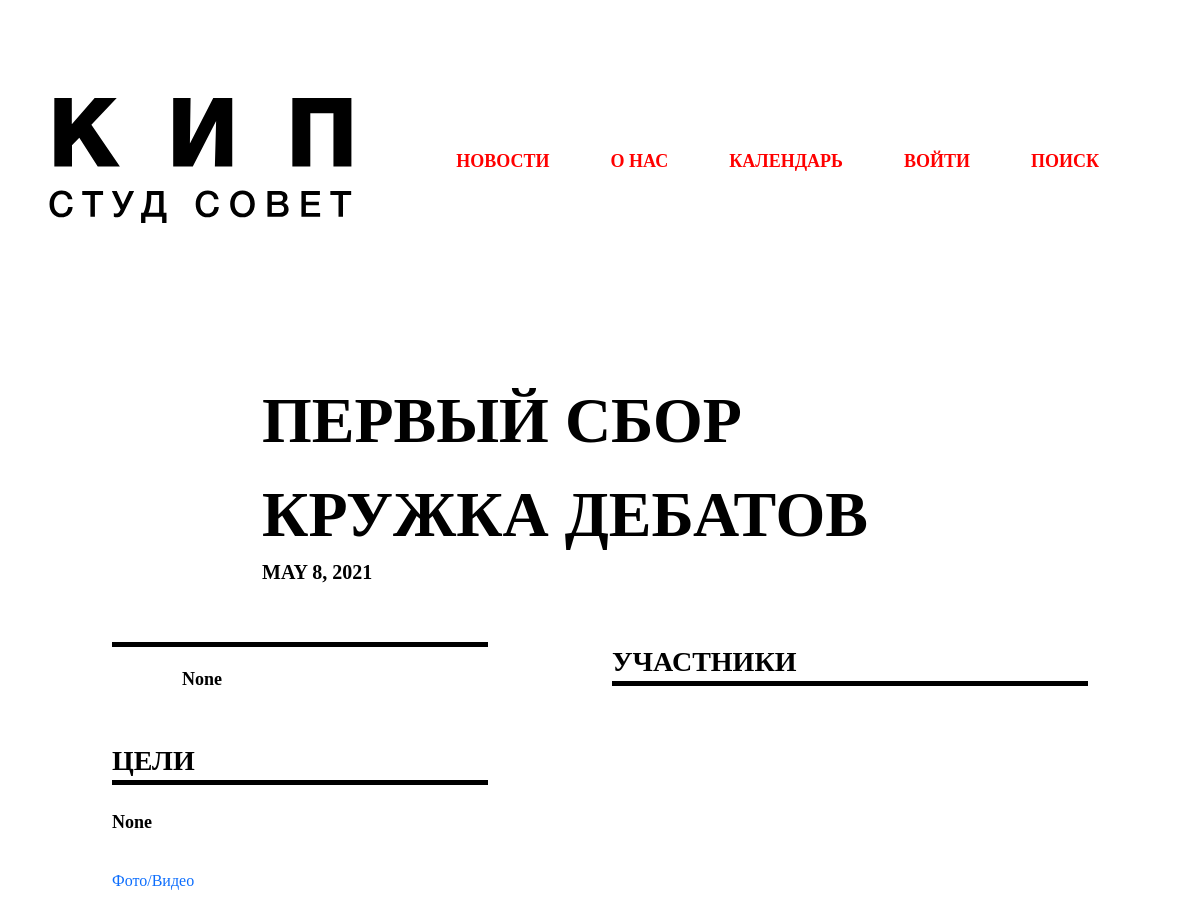
/news_about/7/ (upper part), run on an earlier commit of the app's database.
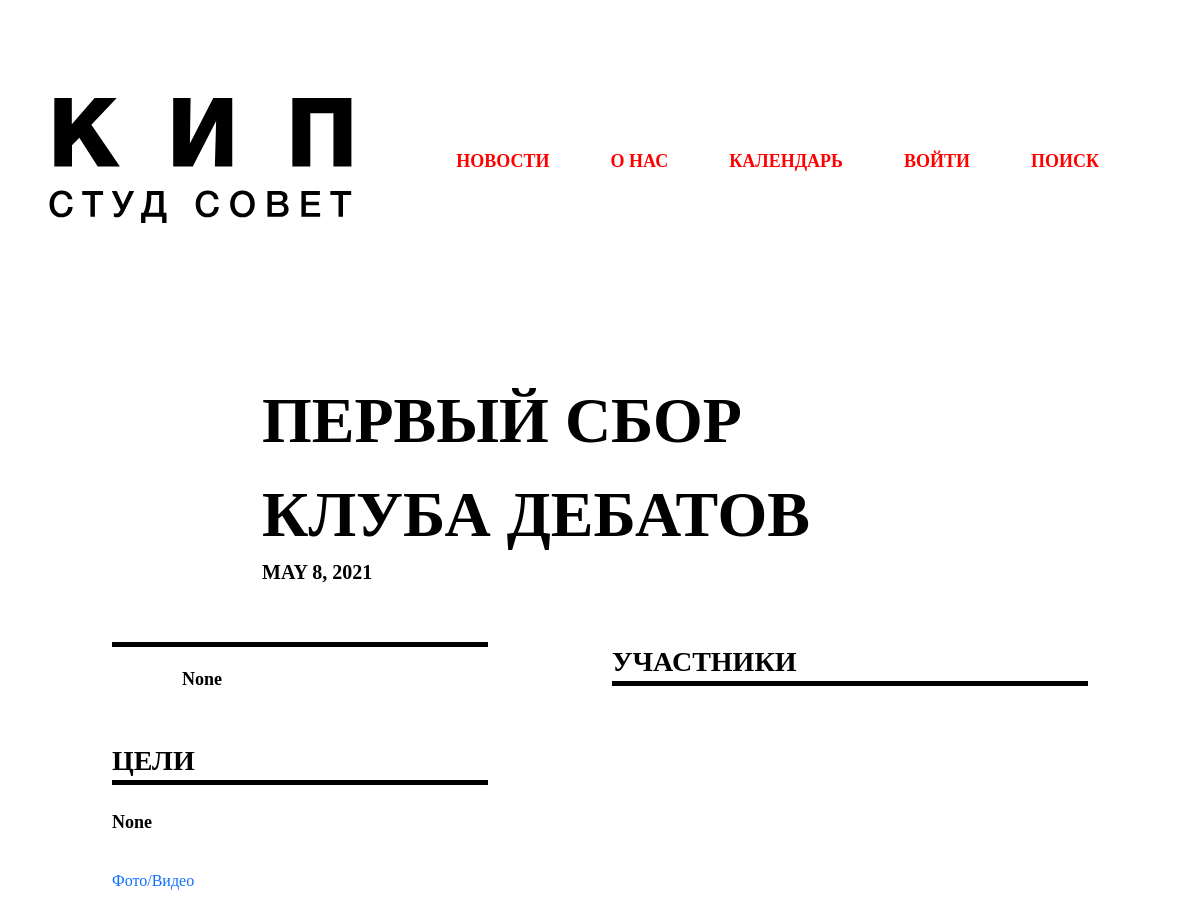
And on a later commit of the database.
### accounts/models.py (models this page shows, shortened)
class Event(models.Model):
    tags        = models.ForeignKey(Tag, null=True, on_delete=models.SET_NULL)
    name        = models.CharField(max_length=200, null=True)
    date        = models.DateField(null=True)

### accounts/views.py (the view)
# urls.py: path('news_about/<str:pk_test>/', views.news_about, name="news_about"),
def news_about(request, pk_test):
    new = New.objects.get(id=pk_test)
    event = new.event
    members = Member.objects.filter(event = new.event)
    context = {
        'members':members, 'new':new, 'event':event
    }
    return render(request, 'accounts/pages/news_about.html', context)

### accounts/templates/accounts/pages/news_about.html (shortened to what this page needs)
{% extends 'accounts/main.html' %}
{% load static %}
{% block content %}
<section class="promo row">
    <div class="col-12 col-sm-7 promo-header">{{event.name}}</div>
    <div class="col-12 col-sm-7 box-dateitem">{{event.date}}</div>
</section>
<section class="info row">
    <div class="col-0 col-sm-1 col-md-1 col-lg-1"></div>
    <div class="col-sm-10 col-md-10 col-lg-4">
        <div class="row">
            <div class="info-box">
                <div class="info-author-header"></div>
                <div class="info-about">
                    {{new.main_text}}
                    <br>
                </div>
            </div>
            <div class="info-box">
                <div class="box-header">Цели</div>
                <div class="info-text">
                    {{new.common_text}}
                    <br>
                </div>
                <div class="info-link"><a href="">Фото/Видео</a></div>
            </div>
        </div>
    </div>
    <div class="col-sm-2 col-md-2 col-lg-1"></div>
    <div class="col-sm-8 col-md-8 col-lg-5 info-list">
        <div class="box-header">Участники</div>
    </div>
    <div class="col-0 col-md-1"></div>
</section>
{% endblock %}

What changed in the data, as far as the page shows it:
changed Event: name "ПЕРВЫЙ СБОР КРУЖКА ДЕБАТОВ" → "ПЕРВЫЙ СБОР КЛУБА ДЕБАТОВ"
